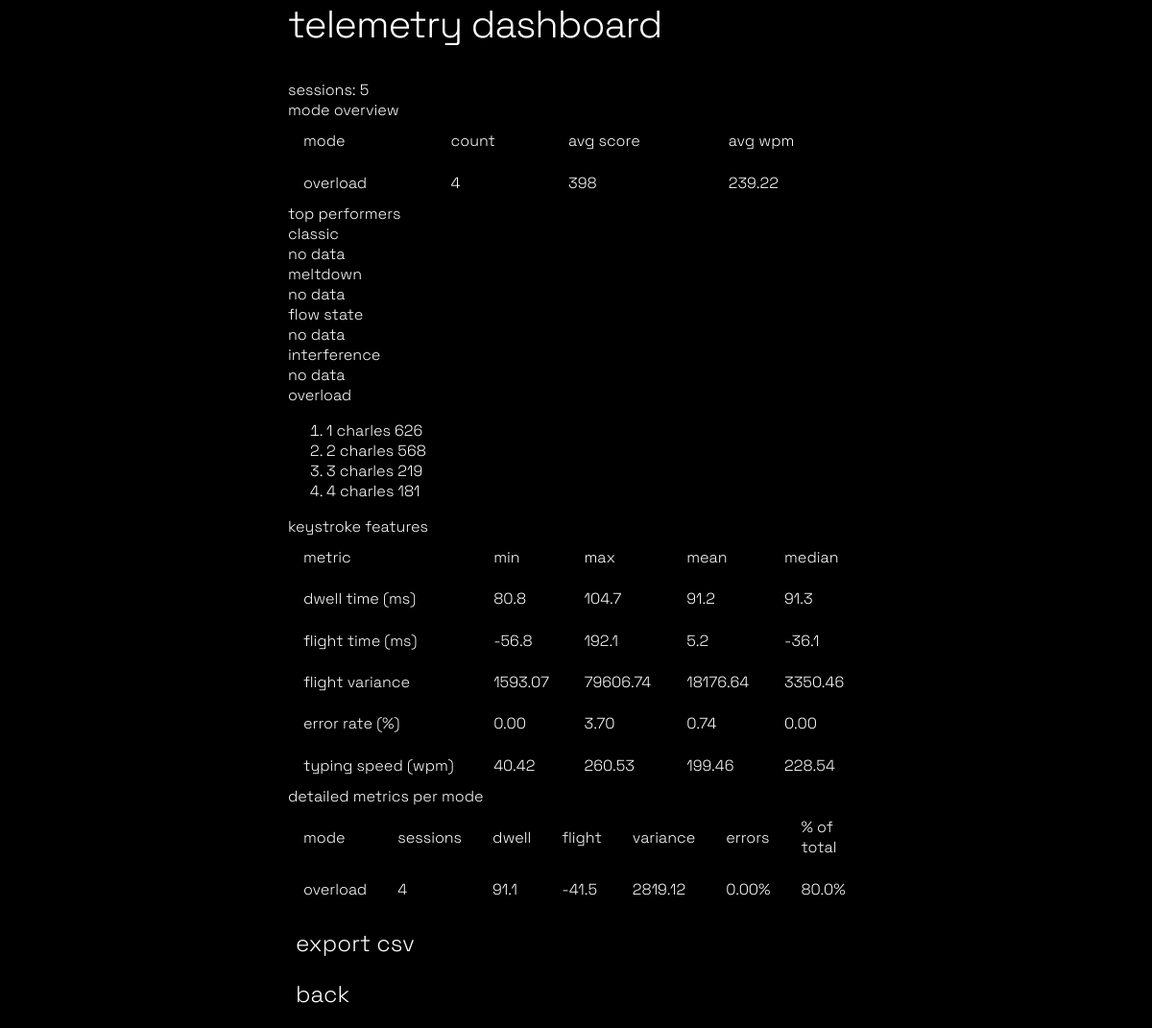
The app's page /admin/dashboard with its own data.
### models.py (models this page shows)
class TelemetryData(db.Model):
    id = db.Column(db.Integer, primary_key=True)
    player_name = db.Column(db.String(50))
    game_mode = db.Column(db.String(20))
    score = db.Column(db.Integer)
    avg_dwell_time = db.Column(db.Float)
    avg_flight_time = db.Column(db.Float)
    flight_time_variance = db.Column(db.Float)
    error_correction_rate = db.Column(db.Float)
    typing_speed_wpm = db.Column(db.Float)
    pause_frequency = db.Column(db.Integer)
    session_length = db.Column(db.Float)
    total_keystrokes = db.Column(db.Integer)
    created_at = db.Column(db.DateTime, default=datetime.utcnow)

### app.py (the view)
@app.route('/admin/dashboard', methods=['GET'])
def admin_dashboard():
    all_telemetry = TelemetryData.query.all()
    if not all_telemetry:
        return render_template('dashboard.html',
                             stats={},
                             mode_stats={},
                             total_sessions=0,
                             feature_stats={})
    total_sessions = len(all_telemetry)
    mode_stats = {}
    for mode in ['Classic', 'Meltdown', 'Flow State', 'Interference', 'Overload']:
        mode_data = [t for t in all_telemetry if t.game_mode == mode]
        if mode_data:
            mode_stats[mode] = {
                'count': len(mode_data),
                'avg_score': sum(t.score for t in mode_data) / len(mode_data),
                'avg_wpm': sum(t.typing_speed_wpm for t in mode_data) / len(mode_data),
                'avg_dwell_time': sum(t.avg_dwell_time for t in mode_data) / len(mode_data),
                'avg_flight_time': sum(t.avg_flight_time for t in mode_data) / len(mode_data),
                'avg_flight_variance': sum(t.flight_time_variance for t in mode_data) / len(mode_data),
                'avg_error_rate': sum(t.error_correction_rate for t in mode_data) / len(mode_data),
                'percentage': (len(mode_data) / total_sessions) * 100
            }
    feature_stats = {
        'dwell_times': [t.avg_dwell_time for t in all_telemetry if t.avg_dwell_time is not None],
        'flight_times': [t.avg_flight_time for t in all_telemetry if t.avg_flight_time is not None],
        'flight_variances': [t.flight_time_variance for t in all_telemetry if t.flight_time_variance is not None],
        'error_rates': [t.error_correction_rate for t in all_telemetry if t.error_correction_rate is not None],
        'typing_speeds': [t.typing_speed_wpm for t in all_telemetry if t.typing_speed_wpm is not None]
    }
    def calc_stats(values):
        if not values:
            return {'min': 0, 'max': 0, 'mean': 0, 'median': 0}
        values = sorted(values)
        n = len(values)
        return {
            'min': min(values),
            'max': max(values),
            'mean': sum(values) / n,
            'median': values[n // 2]
        }
    feature_summary = {
        'dwell_times': calc_stats(feature_stats['dwell_times']),
        'flight_times': calc_stats(feature_stats['flight_times']),
        'flight_variances': calc_stats(feature_stats['flight_variances']),
        'error_rates': calc_stats(feature_stats['error_rates']),
        'typing_speeds': calc_stats(feature_stats['typing_speeds'])
    }
    top_players = {}
    for mode in ['Classic', 'Meltdown', 'Flow State', 'Interference', 'Overload']:
        mode_data = sorted([t for t in all_telemetry if t.game_mode == mode],
                          key=lambda x: x.score, reverse=True)[:5]
        top_players[mode] = [(t.player_name, t.score) for t in mode_data]
    return render_template('dashboard.html',
                         stats=mode_stats,
                         feature_stats=feature_summary,
                         feature_counts=feature_stats,
                         total_sessions=total_sessions,
                         top_players=top_players)

### templates/dashboard.html (shortened to what this page needs)
{% extends "base.html" %}
{% block content %}
<div class="dashboard-layout">
    <div class="menu-title">telemetry dashboard</div>
    <div class="dashboard-header">
        <div class="meta-item">sessions: <span class="meta-value">{{ total_sessions }}</span></div>
    </div>
    <div class="dashboard-grid">
        <div class="dashboard-column">
            <div class="section-header">
                <div class="section-title">mode overview</div>
            </div>
            <div class="responsive-table dashboard-table">
                <table>
                    <thead>
                        <tr>
                            <th>mode</th>
                            <th>count</th>
                            <th>avg score</th>
                            <th>avg wpm</th>
                        </tr>
                    </thead>
                    <tbody>
                        {% for mode, data in stats.items() %}
                        <tr>
                            <td>{{ mode }}</td>
                            <td>{{ data.count }}</td>
                            <td>{{ "%.0f"|format(data.avg_score) }}</td>
                            <td>{{ "%.2f"|format(data.avg_wpm) }}</td>
                        </tr>
                        {% endfor %}
                    </tbody>
                </table>
            </div>
        </div>
        <div class="dashboard-column">
            <div class="section-header">
                <div class="section-title">top performers</div>
            </div>
            <div class="top-players-list">
                {% for mode, players in top_players.items() %}
                <div class="player-mode-group">
                    <div class="mode-label">{{ mode }}</div>
                    {% if players %}
                    <ol class="players-ol">
                        {% for name, score in players %}
                        <li class="player-row">
                            <span class="player-rank">{{ loop.index }}</span>
                            <span class="player-name">{{ name }}</span>
                            <span class="player-score">{{ score }}</span>
                        </li>
                        {% endfor %}
                    </ol>
                    {% else %}
                    <div class="no-data">no data</div>
                    {% endif %}
                </div>
                {% endfor %}
            </div>
        </div>
    </div>
    <div class="dashboard-section full-width">
        <div class="section-header">
            <div class="section-title">keystroke features</div>
        </div>
        <div class="responsive-table dashboard-table">
            <table>
                <thead>
                    <tr>
                        <th>metric</th>
                        <th>min</th>
                        <th>max</th>
                        <th>mean</th>
                        <th>median</th>
                    </tr>
                </thead>
                <tbody>
                    <tr>
                        <td>dwell time (ms)</td>
                        <td>{{ "%.1f"|format(feature_stats.dwell_times.min) }}</td>
                        <td>{{ "%.1f"|format(feature_stats.dwell_times.max) }}</td>
                        <td>{{ "%.1f"|format(feature_stats.dwell_times.mean) }}</td>
                        <td>{{ "%.1f"|format(feature_stats.dwell_times.median) }}</td>
                    </tr>
                    <tr>
                        <td>flight time (ms)</td>
                        <td>{{ "%.1f"|format(feature_stats.flight_times.min) }}</td>
                        <td>{{ "%.1f"|format(feature_stats.flight_times.max) }}</td>
                        <td>{{ "%.1f"|format(feature_stats.flight_times.mean) }}</td>
                        <td>{{ "%.1f"|format(feature_stats.flight_times.median) }}</td>
                    </tr>
                    <tr>
                        <td>flight variance</td>
                        <td>{{ "%.2f"|format(feature_stats.flight_variances.min) }}</td>
                        <td>{{ "%.2f"|format(feature_stats.flight_variances.max) }}</td>
                        <td>{{ "%.2f"|format(feature_stats.flight_variances.mean) }}</td>
                        <td>{{ "%.2f"|format(feature_stats.flight_variances.median) }}</td>
                    </tr>
                    <tr>
                        <td>error rate (%)</td>
                        <td>{{ "%.2f"|format(feature_stats.error_rates.min * 100) }}</td>
                        <td>{{ "%.2f"|format(feature_stats.error_rates.max * 100) }}</td>
                        <td>{{ "%.2f"|format(feature_stats.error_rates.mean * 100) }}</td>
                        <td>{{ "%.2f"|format(feature_stats.error_rates.median * 100) }}</td>
                    </tr>
                    <tr>
                        <td>typing speed (wpm)</td>
                        <td>{{ "%.2f"|format(feature_stats.typing_speeds.min) }}</td>
                        <td>{{ "%.2f"|format(feature_stats.typing_speeds.max) }}</td>
                        <td>{{ "%.2f"|format(feature_stats.typing_speeds.mean) }}</td>
                        <td>{{ "%.2f"|format(feature_stats.typing_speeds.median) }}</td>
                    </tr>
                </tbody>
            </table>
        </div>
    </div>
    <div class="dashboard-section full-width">
        <div class="section-header">
            <div class="section-title">detailed metrics per mode</div>
        </div>
        <div class="responsive-table dashboard-table">
            <table>
                <thead>
                    <tr>
                        <th>mode</th>
                        <th>sessions</th>
                        <th>dwell</th>
                        <th>flight</th>
                        <th>variance</th>
                        <th>errors</th>
                        <th>% of total</th>
                    </tr>
                </thead>
                <tbody>
                    {% for mode, data in stats.items() %}
                    <tr>
                        <td>{{ mode }}</td>
                        <td>{{ data.count }}</td>
                        <td>{{ "%.1f"|format(data.avg_dwell_time) }}</td>
                        <td>{{ "%.1f"|format(data.avg_flight_time) }}</td>
                        <td>{{ "%.2f"|format(data.avg_flight_variance) }}</td>
                        <td>{{ "%.2f"|format(data.avg_error_rate * 100) }}%</td>
                        <td>{{ "%.1f"|format(data.percentage) }}%</td>
                    </tr>
                    {% endfor %}
                </tbody>
            </table>
        </div>
    </div>
    <div class="dashboard-actions">
        <a class="menu-link" href="{{ url_for('admin_export_data') }}">export csv</a>
        <a class="menu-link" href="{{ url_for('menu') }}">back</a>
    </div>
</div>
{% endblock %}

### static/styles.css (style rules this page uses)
body { background: #000; color: #fff; font-family: 'Space Grotesk', 'Fira Mono', 'Consolas', 'Menlo', monospace; min-height: 100vh; margin: 0; height: 100vh; width: 100vw; overflow-x: hidden; font-weight: 300; text-transform: lowercase; }
.menu-title { font-size: 2.5rem; font-weight: 300; margin-bottom: 2rem; letter-spacing: -1px; text-align: left; color: #fff; font-family: 'Space Grotesk', sans-serif; text-transform: lowercase; }
.menu-link { display: block; color: #333; background: none; border: none; font-size: 1.5rem; font-family: 'Space Grotesk', sans-serif; margin: 1rem 0; text-align: left; cursor: pointer; text-decoration: none; outline: none; border-radius: 4px; padding: 0.2rem 0.5rem; transition: color 0.2s; font-weight: 300; text-transform: lowercase; }
.menu-link, .menu-link:visited { color: #fff; }
a, .link-btn { color: #fff; text-decoration: none; cursor: pointer; font-size: 1.1rem; margin: 0.5rem 0; background: none; border: none; padding: 0; font-family: 'Space Grotesk', sans-serif; text-align: left; font-weight: 300; text-transform: lowercase; }
th, td { border: none !important; padding: 0.7rem 1rem !important; text-align: left; color: #fff; background: none; font-family: 'Space Grotesk', sans-serif; font-weight: 300; text-transform: lowercase; }
::placeholder { color: #aaa; }
.responsive-table { width: 100%; }
.responsive-table table { width: 100%; border-collapse: collapse; }

### records on screen
TelemetryData: player_name "charles", score "626", dwell_times.max "104.7", flight_times.min "-56.8"
TelemetryData: player_name "charles", score "568", flight_variances.median "3350.46", feature_stats.error_rates.median*100 "0.00", typing_speeds.median "228.54"
TelemetryData: player_name "charles", score "219", dwell_times.min "80.8", flight_times.median "-36.1", flight_variances.min "1593.07", feature_stats.error_rates.min*100 "0.00", typing_speeds.max "260.53"
TelemetryData: player_name "charles", score "181"
TelemetryData: dwell_times.median "91.3", flight_times.max "192.1", flight_variances.max "79606.74", feature_stats.error_rates.max*100 "3.70", typing_speeds.min "40.42"

### other values on screen
{{ total_sessions }} "5"
{{ mode }} "overload"
{{ data.count }} "4"
{{ "%.0f"|format(data.avg_score) }} "398"
{{ "%.2f"|format(data.avg_wpm) }} "239.22"
{{ mode }} "classic" "meltdown" "flow state" "interference" "overload"
{{ "%.1f"|format(feature_stats.dwell_times.mean) }} "91.2"
{{ "%.1f"|format(feature_stats.flight_times.mean) }} "5.2"
{{ "%.2f"|format(feature_stats.flight_variances.mean) }} "18176.64"
{{ "%.2f"|format(feature_stats.error_rates.mean * 100) }} "0.74"
{{ "%.2f"|format(feature_stats.typing_speeds.mean) }} "199.46"
{{ "%.1f"|format(data.avg_dwell_time) }} "91.1"
{{ "%.1f"|format(data.avg_flight_time) }} "-41.5"
{{ "%.2f"|format(data.avg_flight_variance) }} "2819.12"
{{ "%.2f"|format(data.avg_error_rate * 100) }} "0.00"
